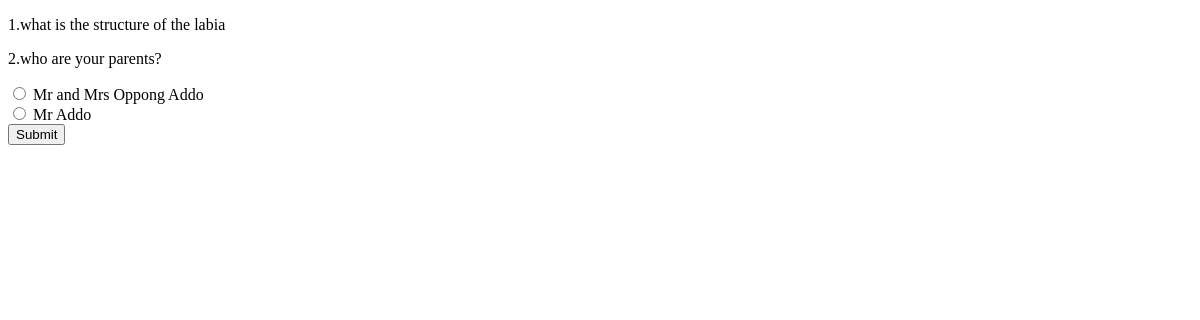
/get_questions/biology-mock-quiz/, run on an earlier commit of the app's database.
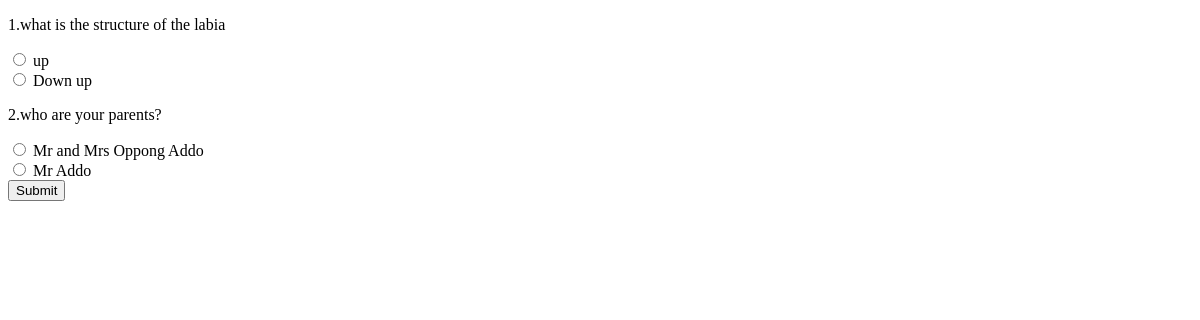
And on a later commit of the database.
### quiz/models.py (models this page shows, shortened)
class Question(models.Model):
    question_text = models.CharField(("question text"), max_length=500)
    quiz = models.ForeignKey("Quiz", verbose_name=("quiz"), on_delete=models.CASCADE)
    slug = models.SlugField(("slug"), max_length=500, null=True, blank=True)
    class Meta:
        verbose_name = ("Question")
        verbose_name_plural = ("Questions")

class Choice(models.Model):
    choice_text = models.CharField(("choice text"), max_length=200)
    question = models.ForeignKey("Question", verbose_name=("question"), on_delete=models.CASCADE)
    class Meta:
        verbose_name = ("Choice")
        verbose_name_plural = ("Choices")

### quiz/views.py (the view, shortened to what this page needs)
# urls.py: path('get_questions/<str:quiz_slug>/', GetQuestions, name='get_question'),
def GetQuestions(request, quiz_slug):
    quiz = get_object_or_404(Quiz, slug=quiz_slug)
    questions = quiz.question_set.all()
    context = {
        'quiz':quiz,
        'questions':questions,
    }
    return render(request, 'questions.html', context=context)

### templates/questions.html (shortened to what this page needs)
<!DOCTYPE html>
<html>
<head>
</head>
<body>
<form method='POST', action="{% url 'get_question' quiz.slug %}">
{% for question in quiz.question_set.all %}
    <p>{{forloop.counter}}.{{question.question_text}}</p>
        {% for choice in question.choice_set.all %}
        <input type="radio" name="{{question.id}}" value="{{choice.id}}">
            <label>{{ choice.choice_text }}</label><br>
        {% endfor %}
{% endfor %}
<input type="submit" value="Submit">
</form>
</body>
</html>

What changed in the data, as far as the page shows it:
added Choice: choice_text "up", shown under Question "what is the structure of the labia"
added Choice: choice_text "Down up", shown under Question "what is the structure of the labia"
